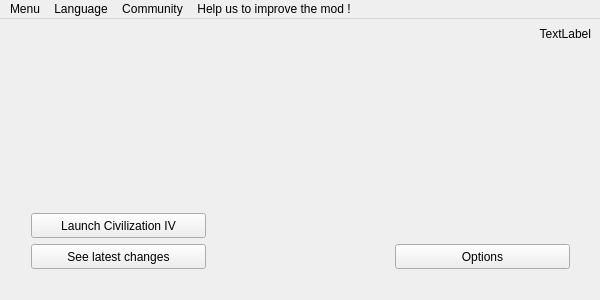
<?xml version="1.0" encoding="UTF-8"?>
<ui version="4.0">
 <class>w_main</class>
 <widget class="QMainWindow" name="w_main">
  <property name="windowModality">
   <enum>Qt::WindowModal</enum>
  </property>
  <property name="geometry">
   <rect>
    <x>0</x>
    <y>0</y>
    <width>600</width>
    <height>300</height>
   </rect>
  </property>
  <property name="sizePolicy">
   <sizepolicy hsizetype="Fixed" vsizetype="Fixed">
    <horstretch>0</horstretch>
    <verstretch>0</verstretch>
   </sizepolicy>
  </property>
  <property name="minimumSize">
   <size>
    <width>600</width>
    <height>300</height>
   </size>
  </property>
  <property name="maximumSize">
   <size>
    <width>600</width>
    <height>300</height>
   </size>
  </property>
  <property name="focusPolicy">
   <enum>Qt::StrongFocus</enum>
  </property>
  <property name="windowTitle">
   <string notr="true">MainWindow</string>
  </property>
  <property name="styleSheet">
   <string notr="true"/>
  </property>
  <property name="locale">
   <locale language="English" country="UnitedKingdom"/>
  </property>
  <property name="animated">
   <bool>false</bool>
  </property>
  <property name="unifiedTitleAndToolBarOnMac">
   <bool>true</bool>
  </property>
  <widget class="QWidget" name="centralWidget">
   <property name="styleSheet">
    <string notr="true"/>
   </property>
   <widget class="QLabel" name="lb_versions">
    <property name="geometry">
     <rect>
      <x>480</x>
      <y>0</y>
      <width>111</width>
      <height>31</height>
     </rect>
    </property>
    <property name="sizePolicy">
     <sizepolicy hsizetype="Preferred" vsizetype="Fixed">
      <horstretch>0</horstretch>
      <verstretch>0</verstretch>
     </sizepolicy>
    </property>
    <property name="styleSheet">
     <string notr="true"/>
    </property>
    <property name="text">
     <string notr="true">&lt;html&gt;&lt;head/&gt;&lt;body&gt;&lt;p&gt;&lt;span style=&quot; font-size:9pt; color:#000000;&quot;&gt;TextLabel&lt;/span&gt;&lt;/p&gt;&lt;/body&gt;&lt;/html&gt;</string>
    </property>
    <property name="alignment">
     <set>Qt::AlignRight|Qt::AlignTrailing|Qt::AlignVCenter</set>
    </property>
   </widget>
   <widget class="QWidget" name="horizontalLayoutWidget">
    <property name="geometry">
     <rect>
      <x>20</x>
      <y>160</y>
      <width>561</width>
      <height>101</height>
     </rect>
    </property>
    <layout class="QHBoxLayout" name="horizontalLayout">
     <item>
      <layout class="QVBoxLayout" name="verticalLayout">
       <item>
        <spacer name="verticalSpacer">
         <property name="orientation">
          <enum>Qt::Vertical</enum>
         </property>
         <property name="sizeHint" stdset="0">
          <size>
           <width>20</width>
           <height>40</height>
          </size>
         </property>
        </spacer>
       </item>
       <item>
        <widget class="QPushButton" name="bt_launch">
         <property name="sizePolicy">
          <sizepolicy hsizetype="Fixed" vsizetype="Fixed">
           <horstretch>0</horstretch>
           <verstretch>0</verstretch>
          </sizepolicy>
         </property>
         <property name="minimumSize">
          <size>
           <width>175</width>
           <height>25</height>
          </size>
         </property>
         <property name="autoFillBackground">
          <bool>false</bool>
         </property>
         <property name="styleSheet">
          <string notr="true">background-image: none</string>
         </property>
         <property name="text">
          <string>Launch Civilization IV</string>
         </property>
         <property name="autoDefault">
          <bool>false</bool>
         </property>
         <property name="flat">
          <bool>false</bool>
         </property>
        </widget>
       </item>
       <item>
        <widget class="QPushButton" name="bt_components">
         <property name="minimumSize">
          <size>
           <width>175</width>
           <height>25</height>
          </size>
         </property>
         <property name="text">
          <string>See latest changes</string>
         </property>
        </widget>
       </item>
      </layout>
     </item>
     <item>
      <spacer name="horizontalSpacer">
       <property name="orientation">
        <enum>Qt::Horizontal</enum>
       </property>
       <property name="sizeHint" stdset="0">
        <size>
         <width>40</width>
         <height>20</height>
        </size>
       </property>
      </spacer>
     </item>
     <item>
      <layout class="QVBoxLayout" name="verticalLayout_2">
       <item>
        <spacer name="verticalSpacer_2">
         <property name="orientation">
          <enum>Qt::Vertical</enum>
         </property>
         <property name="sizeHint" stdset="0">
          <size>
           <width>20</width>
           <height>40</height>
          </size>
         </property>
        </spacer>
       </item>
       <item>
        <widget class="QPushButton" name="bt_option">
         <property name="minimumSize">
          <size>
           <width>175</width>
           <height>25</height>
          </size>
         </property>
         <property name="styleSheet">
          <string notr="true">border-image: none</string>
         </property>
         <property name="text">
          <string>Options</string>
         </property>
         <property name="flat">
          <bool>false</bool>
         </property>
        </widget>
       </item>
      </layout>
     </item>
    </layout>
   </widget>
   <widget class="QLabel" name="flag">
    <property name="geometry">
     <rect>
      <x>0</x>
      <y>0</y>
      <width>47</width>
      <height>13</height>
     </rect>
    </property>
    <property name="text">
     <string notr="true"/>
    </property>
   </widget>
  </widget>
  <widget class="QMenuBar" name="menuBar">
   <property name="enabled">
    <bool>true</bool>
   </property>
   <property name="geometry">
    <rect>
     <x>0</x>
     <y>0</y>
     <width>600</width>
     <height>21</height>
    </rect>
   </property>
   <widget class="QMenu" name="menuMenu">
    <property name="enabled">
     <bool>true</bool>
    </property>
    <property name="contextMenuPolicy">
     <enum>Qt::ActionsContextMenu</enum>
    </property>
    <property name="title">
     <string>Menu</string>
    </property>
    <widget class="QMenu" name="menuFix_installation">
     <property name="title">
      <string>Fix installation</string>
     </property>
     <addaction name="actionClear_cache"/>
     <addaction name="actionCheck_the_files_again"/>
     <addaction name="actionReset"/>
     <addaction name="actionApply_Asian_language_patch_again"/>
    </widget>
    <addaction name="actionOpen_mod_folder"/>
    <addaction name="menuFix_installation"/>
    <addaction name="actionExit"/>
   </widget>
   <widget class="QMenu" name="menuCommunity">
    <property name="enabled">
     <bool>true</bool>
    </property>
    <property name="title">
     <string>Community</string>
    </property>
    <widget class="QMenu" name="menuAddons">
     <property name="title">
      <string>Modules</string>
     </property>
     <widget class="QMenu" name="menuAddons_list">
      <property name="title">
       <string>Get modules</string>
      </property>
     </widget>
     <addaction name="menuAddons_list"/>
     <addaction name="separator"/>
     <addaction name="actionDetected"/>
    </widget>
    <addaction name="actionWebsite"/>
    <addaction name="actionForum"/>
    <addaction name="actionAbout_AND_Resurrection_team_forum"/>
    <addaction name="actionFrequently_asked_questions"/>
    <addaction name="actionDevelopment_platform"/>
    <addaction name="menuAddons"/>
   </widget>
   <widget class="QMenu" name="menuTools">
    <property name="title">
     <string>Help us to improve the mod !</string>
    </property>
    <widget class="QMenu" name="menuTranslation">
     <property name="title">
      <string>Translation</string>
     </property>
     <addaction name="actionHelp_translate_the_mod"/>
     <addaction name="actionTranslate_the_civilopedia"/>
     <addaction name="actionTranslate_the_website"/>
     <addaction name="actionTranslate_the_module_Mega_Civ_pack"/>
     <addaction name="actionTranslate_the_mod_help"/>
    </widget>
    <addaction name="menuTranslation"/>
    <addaction name="actionBugreport"/>
    <addaction name="actionGive_us_feedback_forum"/>
    <addaction name="actionWrite_a_review_on_Moddb"/>
   </widget>
   <widget class="QMenu" name="menuLanguage">
    <property name="title">
     <string>Language</string>
    </property>
    <addaction name="language_ar"/>
    <addaction name="language_pt_BR"/>
    <addaction name="language_bg"/>
    <addaction name="language_ca"/>
    <addaction name="language_zh_simp"/>
    <addaction name="language_zh_trad"/>
    <addaction name="language_cs"/>
    <addaction name="language_da"/>
    <addaction name="language_nl"/>
    <addaction name="language_en"/>
    <addaction name="language_fi"/>
    <addaction name="language_fr"/>
    <addaction name="language_de"/>
    <addaction name="language_el"/>
    <addaction name="language_hu"/>
    <addaction name="language_it"/>
    <addaction name="language_ja"/>
    <addaction name="language_ko"/>
    <addaction name="language_pl"/>
    <addaction name="language_pt"/>
    <addaction name="language_ru"/>
    <addaction name="language_es"/>
    <addaction name="language_tr"/>
   </widget>
   <addaction name="menuMenu"/>
   <addaction name="menuLanguage"/>
   <addaction name="menuCommunity"/>
   <addaction name="menuTools"/>
  </widget>
  <action name="actionExit">
   <property name="text">
    <string>Exit</string>
   </property>
   <property name="menuRole">
    <enum>QAction::QuitRole</enum>
   </property>
  </action>
  <action name="actionForum">
   <property name="text">
    <string>Forum</string>
   </property>
  </action>
  <action name="actionBugreport">
   <property name="text">
    <string>Report a bug (forum)</string>
   </property>
  </action>
  <action name="actionAbout_AND_Resurrection_team_forum">
   <property name="text">
    <string>History and credits</string>
   </property>
   <property name="toolTip">
    <string>About AND Resurrection team (forum)</string>
   </property>
  </action>
  <action name="actionOpen_mod_folder">
   <property name="text">
    <string>Open mod folder</string>
   </property>
  </action>
  <action name="actionHelp_translate_the_mod">
   <property name="text">
    <string>Translate the mod</string>
   </property>
  </action>
  <action name="actionTranslate_the_mod_help">
   <property name="text">
    <string>Help for translation (forum)</string>
   </property>
  </action>
  <action name="language_en">
   <property name="checkable">
    <bool>true</bool>
   </property>
   <property name="checked">
    <bool>false</bool>
   </property>
   <property name="text">
    <string>English</string>
   </property>
  </action>
  <action name="language_fr">
   <property name="checkable">
    <bool>true</bool>
   </property>
   <property name="checked">
    <bool>false</bool>
   </property>
   <property name="text">
    <string>French</string>
   </property>
  </action>
  <action name="language_hu">
   <property name="checkable">
    <bool>true</bool>
   </property>
   <property name="text">
    <string>Hungarian</string>
   </property>
  </action>
  <action name="language_fi">
   <property name="checkable">
    <bool>true</bool>
   </property>
   <property name="text">
    <string>Finnish</string>
   </property>
  </action>
  <action name="language_pl">
   <property name="checkable">
    <bool>true</bool>
   </property>
   <property name="text">
    <string>Polish</string>
   </property>
  </action>
  <action name="language_it">
   <property name="checkable">
    <bool>true</bool>
   </property>
   <property name="text">
    <string>Italian</string>
   </property>
  </action>
  <action name="language_es">
   <property name="checkable">
    <bool>true</bool>
   </property>
   <property name="text">
    <string>Spanish</string>
   </property>
  </action>
  <action name="language_de">
   <property name="checkable">
    <bool>true</bool>
   </property>
   <property name="text">
    <string>German</string>
   </property>
  </action>
  <action name="language_ru">
   <property name="checkable">
    <bool>true</bool>
   </property>
   <property name="text">
    <string>Russian</string>
   </property>
  </action>
  <action name="actionClear_cache">
   <property name="text">
    <string>Clear cache</string>
   </property>
  </action>
  <action name="actionReset">
   <property name="text">
    <string>Reset mod to default state</string>
   </property>
  </action>
  <action name="actionTranslate_the_civilopedia">
   <property name="text">
    <string>Translate the civilopedia</string>
   </property>
  </action>
  <action name="actionWebsite">
   <property name="text">
    <string>Website</string>
   </property>
  </action>
  <action name="language_cs">
   <property name="checkable">
    <bool>true</bool>
   </property>
   <property name="text">
    <string>Czech</string>
   </property>
  </action>
  <action name="language_da">
   <property name="checkable">
    <bool>true</bool>
   </property>
   <property name="text">
    <string>Danish</string>
   </property>
  </action>
  <action name="language_ar">
   <property name="checkable">
    <bool>true</bool>
   </property>
   <property name="text">
    <string>Arabic</string>
   </property>
  </action>
  <action name="language_tr">
   <property name="checkable">
    <bool>true</bool>
   </property>
   <property name="text">
    <string>Turkish</string>
   </property>
  </action>
  <action name="actionDetected">
   <property name="enabled">
    <bool>false</bool>
   </property>
   <property name="text">
    <string>Activation status:</string>
   </property>
  </action>
  <action name="actionGive_us_feedback_forum">
   <property name="text">
    <string>Give us feedback ! (forum)</string>
   </property>
  </action>
  <action name="actionTranslate_the_website">
   <property name="text">
    <string>Translate the website</string>
   </property>
  </action>
  <action name="actionTranslate_the_module_Mega_Civ_pack">
   <property name="text">
    <string>Translate the module &quot;Mega Civ. pack&quot;</string>
   </property>
  </action>
  <action name="language_ko">
   <property name="checkable">
    <bool>true</bool>
   </property>
   <property name="text">
    <string>Korean</string>
   </property>
  </action>
  <action name="language_zh_simp">
   <property name="checkable">
    <bool>true</bool>
   </property>
   <property name="text">
    <string>Chinese (simplified)</string>
   </property>
  </action>
  <action name="language_ja">
   <property name="checkable">
    <bool>true</bool>
   </property>
   <property name="text">
    <string>Japanese</string>
   </property>
  </action>
  <action name="actionDevelopment_platform">
   <property name="checkable">
    <bool>true</bool>
   </property>
   <property name="text">
    <string>Development tracker</string>
   </property>
  </action>
  <action name="actionApply_Asian_language_patch_again">
   <property name="text">
    <string>Apply Asian language patch again</string>
   </property>
  </action>
  <action name="actionFrequently_asked_questions">
   <property name="text">
    <string>Frequently asked questions</string>
   </property>
  </action>
  <action name="language_el">
   <property name="text">
    <string>Greek</string>
   </property>
  </action>
  <action name="language_pt">
   <property name="text">
    <string>Portuguese</string>
   </property>
  </action>
  <action name="actionCheck_the_files_again">
   <property name="text">
    <string>Check the files again</string>
   </property>
  </action>
  <action name="language_pt_BR">
   <property name="text">
    <string>Brazilian</string>
   </property>
  </action>
  <action name="language_zh_trad">
   <property name="text">
    <string>Chinese (traditional)</string>
   </property>
  </action>
  <action name="language_ca">
   <property name="text">
    <string>Catalan</string>
   </property>
  </action>
  <action name="language_bg">
   <property name="text">
    <string>Bulgarian</string>
   </property>
  </action>
  <action name="language_nl">
   <property name="text">
    <string>Dutch</string>
   </property>
  </action>
  <action name="actionWrite_a_review_on_Moddb">
   <property name="text">
    <string>Write a review on Moddb</string>
   </property>
  </action>
 </widget>
 <layoutdefault spacing="6" margin="11"/>
 <resources/>
 <connections/>
</ui>
